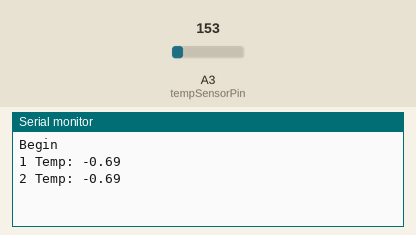
Simulated run of this sketch. Board: Arduino Uno, built with avr-gcc and run on an emulated ATmega328P. Shown: the last lines printed to the serial monitor. The inputs (shaded band) are chosen by the test bench; at power-on: A3 (tempSensorPin) = 153.

Above: at 1.3 s.
1.4 s: A3 (tempSensorPin) set to 165
At 2.1 s:
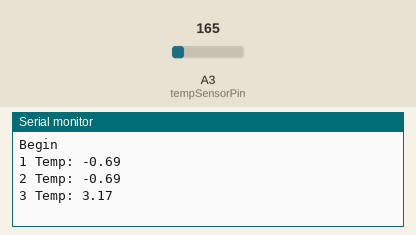
2.9 s: A3 (tempSensorPin) set to 175
At 3.5 s:
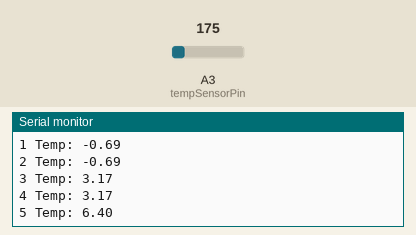
Timing chart, 0 to 5.9 s (numbered marks = the images above; inputs shaded):
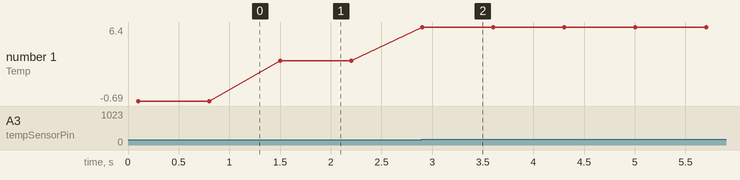

The sketch:

temp_sensings_ss.ino
```cpp
/*Author: Taariq Ghansar
Smart Agriculture Honours Project

Reminder: Please note that this only works with Application Transparent mode.
Refer to other sources to learn API mode and its libraries.
You need to use API mode, unless proven wrong, in order to connect and send the information over to an executable Python script on the Arduino Yun.

And you also need to use the Bridge Library to send the information from the Atmega processor to the Atheros processor.
Therefore, first start learning and using a bridge in order to do the next part.

DO NOT FORGET TO MENTION WHAT EACH LIBRARY DOES AND HOW IT WORKS.
*/

#include <SoftwareSerial.h>
//#include <string.h>
//#include <stdlib.h>    //snprintf()  //itoa()

SoftwareSerial XBee(2, 3);                                  //RX, TX
const int tempSensorPin = A3;                               //Change this to the data pin you are using
int counter = 1;
                                                            //https://learn.adafruit.com/tmp36-temperature-sensor/using-a-temp-sensor
float analogToMilliVolt(float analogValue)                  //This converts the number 0-1023 from the analog to 0-3300mV proportionally
{
  return analogValue * 3300 / 1024;
}

float tempCelcius(float analogValue)
{
  return (analogToMilliVolt(analogValue)- 500)/10;
}

void setup()
{
  XBee.begin(9600);
  Serial.begin(9600);

  while(!Serial)
  {
    ;//Do nothing but wait for serial port to connect. Needed for native USB port only.
  }

  Serial.println("Begin");
  delay(100);
}

void loop()
{
  //Function loops


  float rawReading = analogRead(tempSensorPin);     //Analogue value between 0 - 1023 (10 bit) value, need to convert to mV and calculate further.
  float temperature = tempCelcius(rawReading);      //Final output value of temperature in degrees Celcius

/*
  //char message[] = "";
  //char strTemperature[7];
  //snprintf(strTemperature, 7, "%f", temperature);

  char strOut[1];
  sprintf(strOut, "%d", counter);
  strcpy(message, strOut);

  strcpy(message," Temperature: ");
//  strcpy(message, strTemperature);
*/

  Serial.print(counter);
  delay(100);
  Serial.print(" Temp: ");
  delay(100);
  Serial.println(temperature);
  //delay(100);

//  if (Serial.available())
//  { // If data comes in from serial monitor, send it out to XBee
//   XBee.write(Serial.read());
//  }

  if (counter >= 10000)
  {
    Serial.println();
    Serial.end();
  }
  counter++;
  delay(500);
}
```

Measured:
- after the input at 1.4 s, the serial monitor: prints a new line after 0.10 s (image 1)
- after the input at 2.9 s, the serial monitor: prints a new line at once (image 2)
- plotted number 1: -0.69 → 3.17 after the input at 1.4 s, 3.17 → 6.4 after the input at 2.9 s
